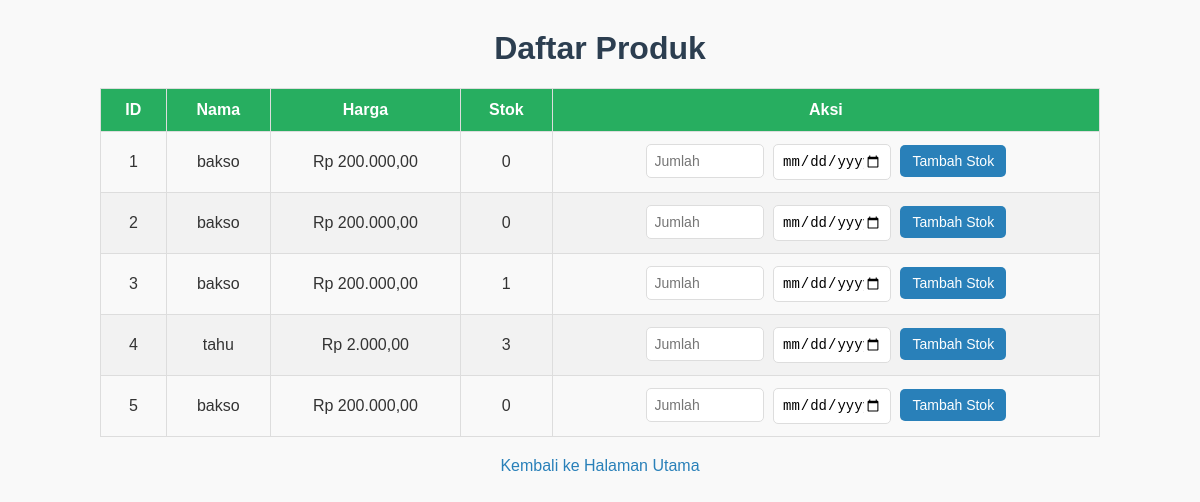
/product_list.php, run on the app's committed database.
### tables this page shows
CREATE TABLE `produk` (
  `id` int(11) NOT NULL,
  `nama` varchar(255) NOT NULL,
  `harga` decimal(10,2) NOT NULL,
  `stok` int(11) NOT NULL,
  `created_at` timestamp NOT NULL DEFAULT current_timestamp()
);

### functions.php (called while the page is built, shortened)
<?php
function getAllProducts() {
    $conn = getConnection();
    $sql = "SELECT * FROM produk";
    $result = $conn->query($sql);
    $products = [];
    if ($result && $result->num_rows > 0) {
        while ($row = $result->fetch_assoc()) {
            $products[] = $row;
        }
    }
    return $products;
}

### product_list.php (the view, shortened to what this page needs)
<?php
include 'functions.php';
$products = getAllProducts();
?>
<!DOCTYPE html>
<html lang="en">
<head>
</head>
<body>
    <h1>Daftar Produk</h1>
    <table border="1">
        <thead>
            <tr>
                <th>ID</th>
                <th>Nama</th>
                <th>Harga</th>
                <th>Stok</th>
                <th>Aksi</th>
            </tr>
        </thead>
        <tbody>
            <?php foreach ($products as $product): ?>
                <tr>
                    <td><?php echo $product['id']; ?></td>
                    <td><?php echo $product['nama']; ?></td>
                    <td>Rp <?php echo number_format($product['harga'], 2, ',', '.'); ?></td>
                    <td><?php echo $product['stok']; ?></td>
                    <td>
                        <form method="POST" style="display: inline;">
                            <input type="number" name="jumlah" placeholder="Jumlah" required>
                            <input type="date" name="tanggal" required>
                            <button type="submit" name="add_stock">Tambah Stok</button>
                        </form>
                    </td>
                </tr>
            <?php endforeach; ?>
        </tbody>
    </table>
    <a href="index.php">Kembali ke Halaman Utama</a>
</body>
</html>

### product_list.php (style rules this page uses)
body { font-family: Arial, sans-serif; background-color: #f9f9f9; color: #333; margin: 0; padding: 0; margin:auto; width: 1000px; }
h1 { text-align: center; color: #2c3e50; margin-top: 30px; }
table { width: 100%; border-collapse: collapse; margin-top: 20px; }
table th, table td { padding: 12px 15px; text-align: center; border: 1px solid #ddd; }
table th { background-color: #27ae60; color: #fff; }
table tr:nth-child(even) { background-color: #f2f2f2; }
input[type="number"], input[type="date"] { padding: 8px; font-size: 14px; width: 100px; border: 1px solid #ddd; border-radius: 5px; margin-right: 5px; }
button { padding: 8px 12px; font-size: 14px; color: #fff; background-color: #2980b9; border: none; border-radius: 5px; cursor: pointer; transition: background-color 0.3s; }
a { display: block; text-align: center; margin-top: 20px; font-size: 16px; color: #2980b9; text-decoration: none; }

### data on the page
produk: id "1", nama "bakso", harga "200.000,00", stok "0"
produk: id "2", nama "bakso", harga "200.000,00", stok "0"
produk: id "3", nama "bakso", harga "200.000,00", stok "1"
produk: id "4", nama "tahu", harga "2.000,00", stok "3"
produk: id "5", nama "bakso", harga "200.000,00", stok "0"
